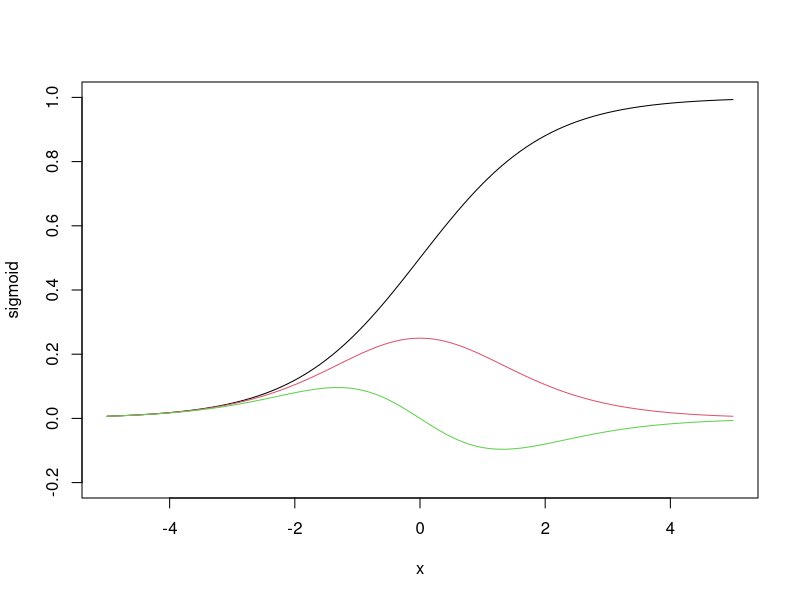

Reproduce this figure in R.
library(e1071)


### Name: sigmoid
### Title: The Logistic Function and Derivatives
### Aliases: sigmoid dsigmoid d2sigmoid
### Keywords: math

### ** Examples

plot(sigmoid, -5, 5, ylim = c(-.2, 1))
plot(dsigmoid, -5, 5, add = TRUE, col = 2)
plot(d2sigmoid, -5, 5, add = TRUE, col = 3)
